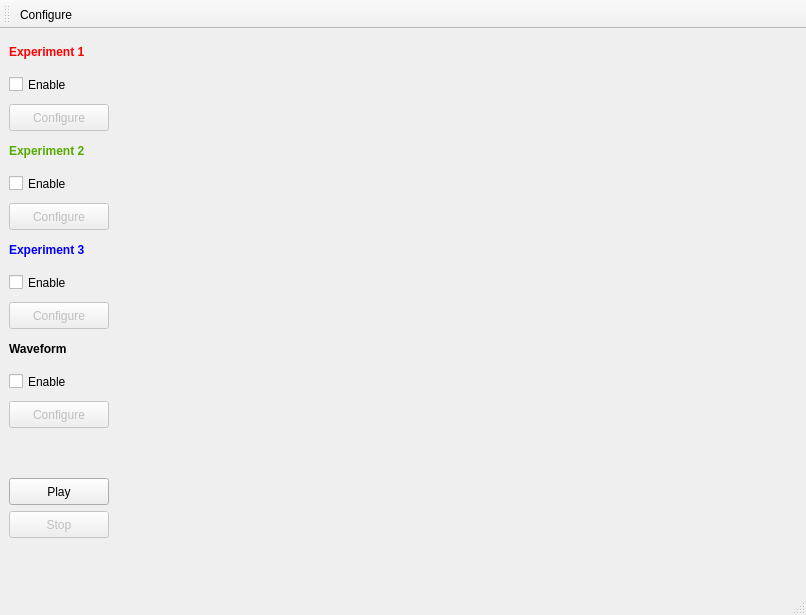
<?xml version="1.0" encoding="UTF-8"?>
<ui version="4.0">
 <class>MainWindow</class>
 <widget class="QMainWindow" name="MainWindow">
  <property name="geometry">
   <rect>
    <x>0</x>
    <y>0</y>
    <width>806</width>
    <height>615</height>
   </rect>
  </property>
  <property name="windowTitle">
   <string>Easydaq</string>
  </property>
  <widget class="QWidget" name="centralwidget">
   <layout class="QHBoxLayout" name="horizontalLayout">
    <item>
     <layout class="QVBoxLayout" name="verticalLayout">
      <item>
       <widget class="QLabel" name="label">
        <property name="sizePolicy">
         <sizepolicy hsizetype="Fixed" vsizetype="Fixed">
          <horstretch>0</horstretch>
          <verstretch>0</verstretch>
         </sizepolicy>
        </property>
        <property name="minimumSize">
         <size>
          <width>100</width>
          <height>27</height>
         </size>
        </property>
        <property name="font">
         <font>
          <weight>75</weight>
          <bold>true</bold>
         </font>
        </property>
        <property name="styleSheet">
         <string notr="true">color: rgb(255, 0, 0);</string>
        </property>
        <property name="text">
         <string>Experiment 1</string>
        </property>
       </widget>
      </item>
      <item>
       <widget class="QCheckBox" name="cBenable1">
        <property name="sizePolicy">
         <sizepolicy hsizetype="Fixed" vsizetype="Fixed">
          <horstretch>0</horstretch>
          <verstretch>0</verstretch>
         </sizepolicy>
        </property>
        <property name="minimumSize">
         <size>
          <width>100</width>
          <height>27</height>
         </size>
        </property>
        <property name="text">
         <string>Enable</string>
        </property>
       </widget>
      </item>
      <item>
       <widget class="QPushButton" name="Bconfigure1">
        <property name="enabled">
         <bool>false</bool>
        </property>
        <property name="sizePolicy">
         <sizepolicy hsizetype="Fixed" vsizetype="Fixed">
          <horstretch>0</horstretch>
          <verstretch>0</verstretch>
         </sizepolicy>
        </property>
        <property name="minimumSize">
         <size>
          <width>100</width>
          <height>27</height>
         </size>
        </property>
        <property name="text">
         <string>Configure</string>
        </property>
       </widget>
      </item>
      <item>
       <widget class="QLabel" name="label_2">
        <property name="sizePolicy">
         <sizepolicy hsizetype="Fixed" vsizetype="Fixed">
          <horstretch>0</horstretch>
          <verstretch>0</verstretch>
         </sizepolicy>
        </property>
        <property name="minimumSize">
         <size>
          <width>100</width>
          <height>27</height>
         </size>
        </property>
        <property name="font">
         <font>
          <weight>75</weight>
          <bold>true</bold>
         </font>
        </property>
        <property name="styleSheet">
         <string notr="true">color: rgb(85, 170, 0);</string>
        </property>
        <property name="text">
         <string>Experiment 2</string>
        </property>
       </widget>
      </item>
      <item>
       <widget class="QCheckBox" name="cBenable2">
        <property name="sizePolicy">
         <sizepolicy hsizetype="Fixed" vsizetype="Fixed">
          <horstretch>0</horstretch>
          <verstretch>0</verstretch>
         </sizepolicy>
        </property>
        <property name="minimumSize">
         <size>
          <width>100</width>
          <height>27</height>
         </size>
        </property>
        <property name="text">
         <string>Enable</string>
        </property>
       </widget>
      </item>
      <item>
       <widget class="QPushButton" name="Bconfigure2">
        <property name="enabled">
         <bool>false</bool>
        </property>
        <property name="sizePolicy">
         <sizepolicy hsizetype="Fixed" vsizetype="Fixed">
          <horstretch>0</horstretch>
          <verstretch>0</verstretch>
         </sizepolicy>
        </property>
        <property name="minimumSize">
         <size>
          <width>100</width>
          <height>27</height>
         </size>
        </property>
        <property name="text">
         <string>Configure</string>
        </property>
       </widget>
      </item>
      <item>
       <widget class="QLabel" name="label_3">
        <property name="sizePolicy">
         <sizepolicy hsizetype="Fixed" vsizetype="Fixed">
          <horstretch>0</horstretch>
          <verstretch>0</verstretch>
         </sizepolicy>
        </property>
        <property name="minimumSize">
         <size>
          <width>100</width>
          <height>27</height>
         </size>
        </property>
        <property name="font">
         <font>
          <weight>75</weight>
          <bold>true</bold>
         </font>
        </property>
        <property name="styleSheet">
         <string notr="true">color: rgb(0, 0, 255);</string>
        </property>
        <property name="text">
         <string>Experiment 3</string>
        </property>
       </widget>
      </item>
      <item>
       <widget class="QCheckBox" name="cBenable3">
        <property name="sizePolicy">
         <sizepolicy hsizetype="Fixed" vsizetype="Fixed">
          <horstretch>0</horstretch>
          <verstretch>0</verstretch>
         </sizepolicy>
        </property>
        <property name="minimumSize">
         <size>
          <width>100</width>
          <height>27</height>
         </size>
        </property>
        <property name="text">
         <string>Enable</string>
        </property>
       </widget>
      </item>
      <item>
       <widget class="QPushButton" name="Bconfigure3">
        <property name="enabled">
         <bool>false</bool>
        </property>
        <property name="sizePolicy">
         <sizepolicy hsizetype="Fixed" vsizetype="Fixed">
          <horstretch>0</horstretch>
          <verstretch>0</verstretch>
         </sizepolicy>
        </property>
        <property name="minimumSize">
         <size>
          <width>100</width>
          <height>27</height>
         </size>
        </property>
        <property name="text">
         <string>Configure</string>
        </property>
       </widget>
      </item>
      <item>
       <widget class="QLabel" name="label_5">
        <property name="sizePolicy">
         <sizepolicy hsizetype="Fixed" vsizetype="Fixed">
          <horstretch>0</horstretch>
          <verstretch>0</verstretch>
         </sizepolicy>
        </property>
        <property name="minimumSize">
         <size>
          <width>100</width>
          <height>27</height>
         </size>
        </property>
        <property name="font">
         <font>
          <weight>75</weight>
          <bold>true</bold>
         </font>
        </property>
        <property name="text">
         <string>Waveform</string>
        </property>
       </widget>
      </item>
      <item>
       <widget class="QCheckBox" name="cBenable4">
        <property name="sizePolicy">
         <sizepolicy hsizetype="Fixed" vsizetype="Fixed">
          <horstretch>0</horstretch>
          <verstretch>0</verstretch>
         </sizepolicy>
        </property>
        <property name="minimumSize">
         <size>
          <width>100</width>
          <height>27</height>
         </size>
        </property>
        <property name="text">
         <string>Enable</string>
        </property>
       </widget>
      </item>
      <item>
       <widget class="QPushButton" name="Bconfigure4">
        <property name="enabled">
         <bool>false</bool>
        </property>
        <property name="sizePolicy">
         <sizepolicy hsizetype="Fixed" vsizetype="Fixed">
          <horstretch>0</horstretch>
          <verstretch>0</verstretch>
         </sizepolicy>
        </property>
        <property name="minimumSize">
         <size>
          <width>100</width>
          <height>27</height>
         </size>
        </property>
        <property name="text">
         <string>Configure</string>
        </property>
       </widget>
      </item>
      <item>
       <spacer name="verticalSpacer">
        <property name="orientation">
         <enum>Qt::Vertical</enum>
        </property>
        <property name="sizeType">
         <enum>QSizePolicy::MinimumExpanding</enum>
        </property>
        <property name="sizeHint" stdset="0">
         <size>
          <width>10</width>
          <height>20</height>
         </size>
        </property>
       </spacer>
      </item>
      <item>
       <widget class="QPushButton" name="Bplay">
        <property name="sizePolicy">
         <sizepolicy hsizetype="Fixed" vsizetype="Fixed">
          <horstretch>0</horstretch>
          <verstretch>0</verstretch>
         </sizepolicy>
        </property>
        <property name="minimumSize">
         <size>
          <width>100</width>
          <height>27</height>
         </size>
        </property>
        <property name="text">
         <string>Play</string>
        </property>
        <property name="checkable">
         <bool>true</bool>
        </property>
        <property name="autoRepeat">
         <bool>false</bool>
        </property>
        <property name="autoDefault">
         <bool>false</bool>
        </property>
       </widget>
      </item>
      <item>
       <widget class="QPushButton" name="Bstop">
        <property name="enabled">
         <bool>false</bool>
        </property>
        <property name="sizePolicy">
         <sizepolicy hsizetype="Fixed" vsizetype="Fixed">
          <horstretch>0</horstretch>
          <verstretch>0</verstretch>
         </sizepolicy>
        </property>
        <property name="minimumSize">
         <size>
          <width>100</width>
          <height>27</height>
         </size>
        </property>
        <property name="text">
         <string>Stop</string>
        </property>
       </widget>
      </item>
      <item>
       <spacer name="verticalSpacer_2">
        <property name="orientation">
         <enum>Qt::Vertical</enum>
        </property>
        <property name="sizeType">
         <enum>QSizePolicy::MinimumExpanding</enum>
        </property>
        <property name="sizeHint" stdset="0">
         <size>
          <width>10</width>
          <height>20</height>
         </size>
        </property>
       </spacer>
      </item>
     </layout>
    </item>
    <item>
     <widget class="MPL_Widget" name="plotWidget" native="true">
      <property name="sizePolicy">
       <sizepolicy hsizetype="Expanding" vsizetype="Expanding">
        <horstretch>0</horstretch>
        <verstretch>0</verstretch>
       </sizepolicy>
      </property>
      <property name="minimumSize">
       <size>
        <width>550</width>
        <height>532</height>
       </size>
      </property>
      <property name="maximumSize">
       <size>
        <width>16777215</width>
        <height>16777215</height>
       </size>
      </property>
     </widget>
    </item>
   </layout>
  </widget>
  <widget class="QStatusBar" name="statusBar">
   <property name="sizePolicy">
    <sizepolicy hsizetype="Preferred" vsizetype="Fixed">
     <horstretch>0</horstretch>
     <verstretch>0</verstretch>
    </sizepolicy>
   </property>
   <property name="minimumSize">
    <size>
     <width>0</width>
     <height>25</height>
    </size>
   </property>
  </widget>
  <widget class="QToolBar" name="toolBar">
   <property name="windowTitle">
    <string>toolBar</string>
   </property>
   <attribute name="toolBarArea">
    <enum>TopToolBarArea</enum>
   </attribute>
   <attribute name="toolBarBreak">
    <bool>false</bool>
   </attribute>
   <addaction name="actionConfigure"/>
  </widget>
  <action name="actionConfigure">
   <property name="icon">
    <iconset theme="document-properties">
     <normaloff>../../.designer/backup</normaloff>../../.designer/backup</iconset>
   </property>
   <property name="text">
    <string>Configure</string>
   </property>
  </action>
 </widget>
 <customwidgets>
  <customwidget>
   <class>MPL_Widget</class>
   <extends>QWidget</extends>
   <header>widgets</header>
   <container>1</container>
  </customwidget>
 </customwidgets>
 <resources/>
 <connections>
  <connection>
   <sender>cBenable1</sender>
   <signal>clicked(bool)</signal>
   <receiver>Bconfigure1</receiver>
   <slot>setEnabled(bool)</slot>
   <hints>
    <hint type="sourcelabel">
     <x>76</x>
     <y>95</y>
    </hint>
    <hint type="destinationlabel">
     <x>68</x>
     <y>119</y>
    </hint>
   </hints>
  </connection>
  <connection>
   <sender>Bplay</sender>
   <signal>clicked(bool)</signal>
   <receiver>Bstop</receiver>
   <slot>setEnabled(bool)</slot>
   <hints>
    <hint type="sourcelabel">
     <x>49</x>
     <y>492</y>
    </hint>
    <hint type="destinationlabel">
     <x>54</x>
     <y>536</y>
    </hint>
   </hints>
  </connection>
  <connection>
   <sender>Bstop</sender>
   <signal>clicked(bool)</signal>
   <receiver>Bplay</receiver>
   <slot>toggle()</slot>
   <hints>
    <hint type="sourcelabel">
     <x>91</x>
     <y>532</y>
    </hint>
    <hint type="destinationlabel">
     <x>90</x>
     <y>505</y>
    </hint>
   </hints>
  </connection>
  <connection>
   <sender>Bstop</sender>
   <signal>clicked(bool)</signal>
   <receiver>Bstop</receiver>
   <slot>setEnabled(bool)</slot>
   <hints>
    <hint type="sourcelabel">
     <x>12</x>
     <y>529</y>
    </hint>
    <hint type="destinationlabel">
     <x>34</x>
     <y>536</y>
    </hint>
   </hints>
  </connection>
  <connection>
   <sender>Bplay</sender>
   <signal>toggled(bool)</signal>
   <receiver>cBenable1</receiver>
   <slot>setDisabled(bool)</slot>
   <hints>
    <hint type="sourcelabel">
     <x>73</x>
     <y>498</y>
    </hint>
    <hint type="destinationlabel">
     <x>77</x>
     <y>94</y>
    </hint>
   </hints>
  </connection>
  <connection>
   <sender>Bplay</sender>
   <signal>toggled(bool)</signal>
   <receiver>Bconfigure1</receiver>
   <slot>setDisabled(bool)</slot>
   <hints>
    <hint type="sourcelabel">
     <x>102</x>
     <y>500</y>
    </hint>
    <hint type="destinationlabel">
     <x>97</x>
     <y>118</y>
    </hint>
   </hints>
  </connection>
  <connection>
   <sender>Bplay</sender>
   <signal>toggled(bool)</signal>
   <receiver>cBenable2</receiver>
   <slot>setDisabled(bool)</slot>
   <hints>
    <hint type="sourcelabel">
     <x>55</x>
     <y>498</y>
    </hint>
    <hint type="destinationlabel">
     <x>55</x>
     <y>188</y>
    </hint>
   </hints>
  </connection>
  <connection>
   <sender>Bplay</sender>
   <signal>toggled(bool)</signal>
   <receiver>Bconfigure2</receiver>
   <slot>setDisabled(bool)</slot>
   <hints>
    <hint type="sourcelabel">
     <x>55</x>
     <y>498</y>
    </hint>
    <hint type="destinationlabel">
     <x>55</x>
     <y>221</y>
    </hint>
   </hints>
  </connection>
  <connection>
   <sender>Bplay</sender>
   <signal>toggled(bool)</signal>
   <receiver>cBenable3</receiver>
   <slot>setDisabled(bool)</slot>
   <hints>
    <hint type="sourcelabel">
     <x>55</x>
     <y>498</y>
    </hint>
    <hint type="destinationlabel">
     <x>55</x>
     <y>287</y>
    </hint>
   </hints>
  </connection>
  <connection>
   <sender>Bplay</sender>
   <signal>toggled(bool)</signal>
   <receiver>Bconfigure3</receiver>
   <slot>setDisabled(bool)</slot>
   <hints>
    <hint type="sourcelabel">
     <x>55</x>
     <y>498</y>
    </hint>
    <hint type="destinationlabel">
     <x>55</x>
     <y>320</y>
    </hint>
   </hints>
  </connection>
  <connection>
   <sender>Bplay</sender>
   <signal>toggled(bool)</signal>
   <receiver>cBenable4</receiver>
   <slot>setDisabled(bool)</slot>
   <hints>
    <hint type="sourcelabel">
     <x>55</x>
     <y>498</y>
    </hint>
    <hint type="destinationlabel">
     <x>55</x>
     <y>386</y>
    </hint>
   </hints>
  </connection>
  <connection>
   <sender>Bplay</sender>
   <signal>toggled(bool)</signal>
   <receiver>Bconfigure4</receiver>
   <slot>setDisabled(bool)</slot>
   <hints>
    <hint type="sourcelabel">
     <x>55</x>
     <y>498</y>
    </hint>
    <hint type="destinationlabel">
     <x>55</x>
     <y>419</y>
    </hint>
   </hints>
  </connection>
  <connection>
   <sender>cBenable2</sender>
   <signal>clicked(bool)</signal>
   <receiver>Bconfigure2</receiver>
   <slot>setEnabled(bool)</slot>
   <hints>
    <hint type="sourcelabel">
     <x>55</x>
     <y>188</y>
    </hint>
    <hint type="destinationlabel">
     <x>55</x>
     <y>221</y>
    </hint>
   </hints>
  </connection>
  <connection>
   <sender>cBenable3</sender>
   <signal>clicked(bool)</signal>
   <receiver>Bconfigure3</receiver>
   <slot>setEnabled(bool)</slot>
   <hints>
    <hint type="sourcelabel">
     <x>55</x>
     <y>287</y>
    </hint>
    <hint type="destinationlabel">
     <x>55</x>
     <y>320</y>
    </hint>
   </hints>
  </connection>
  <connection>
   <sender>cBenable4</sender>
   <signal>clicked(bool)</signal>
   <receiver>Bconfigure4</receiver>
   <slot>setEnabled(bool)</slot>
   <hints>
    <hint type="sourcelabel">
     <x>55</x>
     <y>386</y>
    </hint>
    <hint type="destinationlabel">
     <x>55</x>
     <y>419</y>
    </hint>
   </hints>
  </connection>
  <connection>
   <sender>Bplay</sender>
   <signal>toggled(bool)</signal>
   <receiver>Bplay</receiver>
   <slot>setDisabled(bool)</slot>
   <hints>
    <hint type="sourcelabel">
     <x>59</x>
     <y>496</y>
    </hint>
    <hint type="destinationlabel">
     <x>59</x>
     <y>496</y>
    </hint>
   </hints>
  </connection>
 </connections>
</ui>
